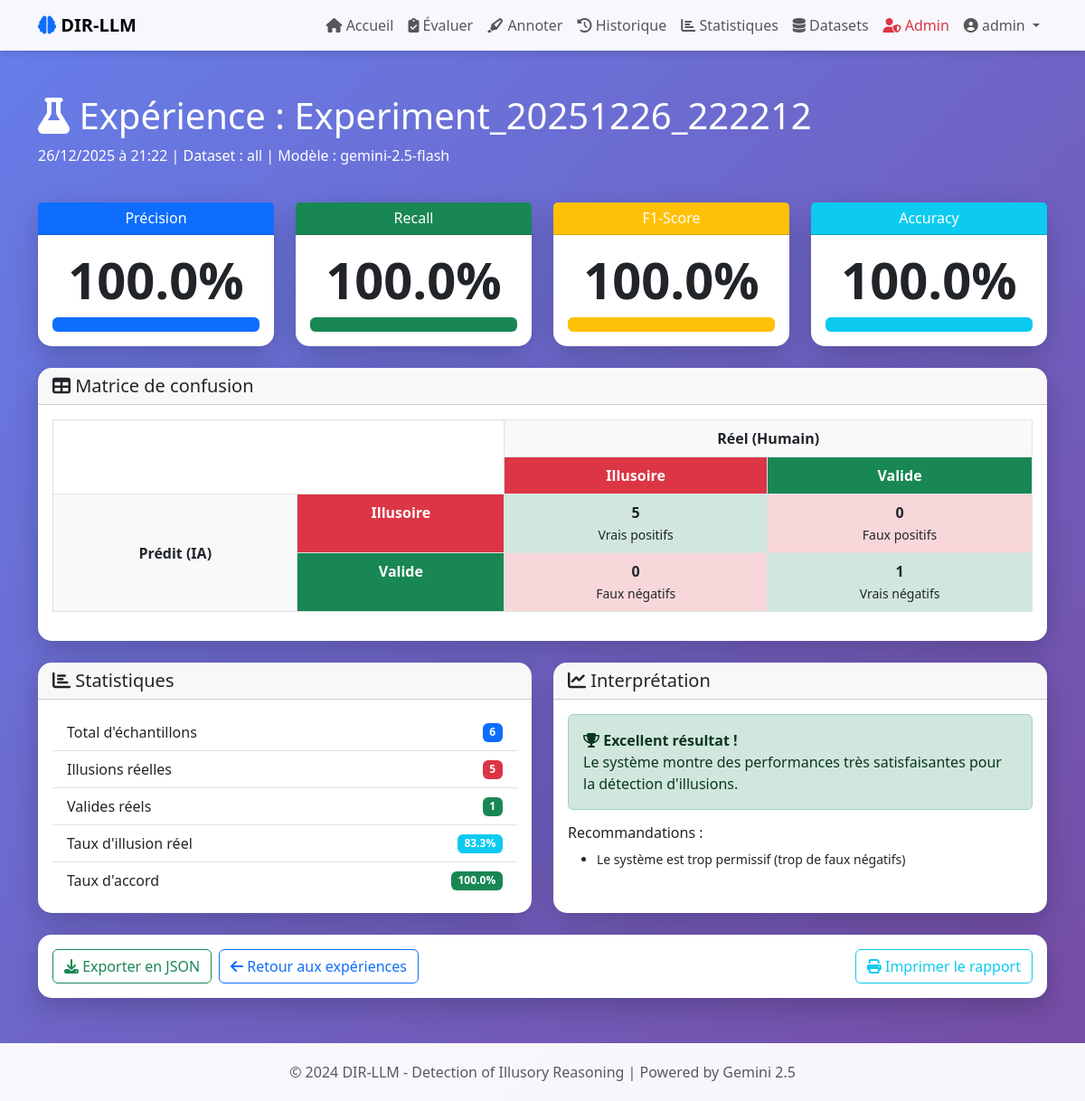
Page /scientific/experiment/1 (signed in) on the committed database.
### models/user.py (models this page shows, shortened)
class User(UserMixin, db.Model):
    id = db.Column(db.Integer, primary_key=True)
    username = db.Column(db.String(80), unique=True, nullable=False)
    email = db.Column(db.String(120), unique=True, nullable=False)
    password_hash = db.Column(db.String(200), nullable=False)
    created_at = db.Column(db.DateTime, default=datetime.utcnow)
    is_admin = db.Column(db.Boolean, default=False)
    evaluations = db.relationship('Evaluation', backref='user', lazy=True, cascade='all, delete-orphan')
    annotations = db.relationship('HumanAnnotation', backref='annotator', lazy=True)

### models/metrics.py (models this page shows, shortened)
class ScientificMetric(db.Model):
    id = db.Column(db.Integer, primary_key=True)
    experiment_name = db.Column(db.String(100), nullable=False)
    dataset_name = db.Column(db.String(100))
    judge_model = db.Column(db.String(50))
    created_at = db.Column(db.DateTime, default=datetime.utcnow)
    true_positives = db.Column(db.Integer, default=0)
    true_negatives = db.Column(db.Integer, default=0)
    false_positives = db.Column(db.Integer, default=0)
    false_negatives = db.Column(db.Integer, default=0)
    precision = db.Column(db.Float)
    recall = db.Column(db.Float)
    f1_score = db.Column(db.Float)
    accuracy = db.Column(db.Float)

### routes/scientific.py (the view)
@scientific_bp.route('/scientific/experiment/<int:metric_id>')
@admin_required
def view_experiment(metric_id):
    metric = ScientificMetric.query.get_or_404(metric_id)
    total = metric.true_positives + metric.true_negatives + metric.false_positives + metric.false_negatives
    stats = {
        'total_samples': total,
        'illusory_rate': (metric.true_positives + metric.false_negatives) / total if total > 0 else 0,
        'agreement_rate': (metric.true_positives + metric.true_negatives) / total if total > 0 else 0
    }
    return render_template('view_experiment.html', metric=metric, stats=stats)

### app.py (called while the page is built)
def create_app():
    app = Flask(__name__)
    app.config.from_object(Config)
    db.init_app(app)
    login_manager = LoginManager()
    login_manager.init_app(app)
    login_manager.login_view = 'auth.login'
    @login_manager.user_loader
    def load_user(user_id):
        return User.query.get(int(user_id))
    init_routes(app)
    with app.app_context():
        init_db_complete()
    return app

### templates/view_experiment.html (shortened to what this page needs)
{% extends "base.html" %}
{% block content %}
<div class="row mb-4">
    <div class="col-12">
        <h1 class="text-white">
            <i class="fas fa-flask"></i> Expérience : {{ metric.experiment_name }}
        </h1>
        <p class="text-white">
            {{ metric.created_at.strftime('%d/%m/%Y à %H:%M') }}
            | Dataset : {{ metric.dataset_name or 'Tous' }}
            | Modèle : {{ metric.judge_model }}
        </p>
    </div>
</div>
<div class="row">
    <div class="col-md-3">
        <div class="card text-center mb-4">
            <div class="card-header bg-primary text-white">
                <h6 class="mb-0">Précision</h6>
            </div>
            <div class="card-body">
                <div class="display-4 fw-bold">
                    {{ "%.1f"|format(metric.precision * 100) }}%
                </div>
                <div class="progress mt-2">
                    <div class="progress-bar bg-primary" style="width: {{ metric.precision * 100 }}%"></div>
                </div>
            </div>
        </div>
    </div>
    <div class="col-md-3">
        <div class="card text-center mb-4">
            <div class="card-header bg-success text-white">
                <h6 class="mb-0">Recall</h6>
            </div>
            <div class="card-body">
                <div class="display-4 fw-bold">
                    {{ "%.1f"|format(metric.recall * 100) }}%
                </div>
                <div class="progress mt-2">
                    <div class="progress-bar bg-success" style="width: {{ metric.recall * 100 }}%"></div>
                </div>
            </div>
        </div>
    </div>
    <div class="col-md-3">
        <div class="card text-center mb-4">
            <div class="card-header bg-warning text-white">
                <h6 class="mb-0">F1-Score</h6>
            </div>
            <div class="card-body">
                <div class="display-4 fw-bold">
                    {{ "%.1f"|format(metric.f1_score * 100) }}%
                </div>
                <div class="progress mt-2">
                    <div class="progress-bar bg-warning" style="width: {{ metric.f1_score * 100 }}%"></div>
                </div>
            </div>
        </div>
    </div>
    <div class="col-md-3">
        <div class="card text-center mb-4">
            <div class="card-header bg-info text-white">
                <h6 class="mb-0">Accuracy</h6>
            </div>
            <div class="card-body">
                <div class="display-4 fw-bold">
                    {{ "%.1f"|format(metric.accuracy * 100) }}%
                </div>
                <div class="progress mt-2">
                    <div class="progress-bar bg-info" style="width: {{ metric.accuracy * 100 }}%"></div>
                </div>
            </div>
        </div>
    </div>
</div>
<div class="row mb-4">
    <div class="col-12">
        <div class="card">
            <div class="card-header">
                <h5 class="mb-0"><i class="fas fa-table"></i> Matrice de confusion</h5>
            </div>
            <div class="card-body">
                <div class="table-responsive">
                    <table class="table table-bordered text-center">
                        <thead>
                            <tr>
                                <th colspan="2" rowspan="2"></th>
                                <th colspan="2" class="bg-light">Réel (Humain)</th>
                            </tr>
                            <tr>
                                <th class="bg-danger text-white">Illusoire</th>
                                <th class="bg-success text-white">Valide</th>
                            </tr>
                        </thead>
                        <tbody>
                            <tr>
                                <th rowspan="2" class="bg-light align-middle">Prédit (IA)</th>
                                <th class="bg-danger text-white">Illusoire</th>
                                <td class="bg-success-subtle">
                                    <strong>{{ metric.true_positives }}</strong>
                                    <br>
                                    <small>Vrais positifs</small>
                                </td>
                                <td class="bg-danger-subtle">
                                    <strong>{{ metric.false_positives }}</strong>
                                    <br>
                                    <small>Faux positifs</small>
                                </td>
                            </tr>
                            <tr>
                                <th class="bg-success text-white">Valide</th>
                                <td class="bg-danger-subtle">
                                    <strong>{{ metric.false_negatives }}</strong>
                                    <br>
                                    <small>Faux négatifs</small>
                                </td>
                                <td class="bg-success-subtle">
                                    <strong>{{ metric.true_negatives }}</strong>
                                    <br>
                                    <small>Vrais négatifs</small>
                                </td>
                            </tr>
                        </tbody>
                    </table>
                </div>
            </div>
        </div>
    </div>
</div>
<div class="row">
    <div class="col-md-6">
        <div class="card h-100">
            <div class="card-header">
                <h5 class="mb-0"><i class="fas fa-chart-bar"></i> Statistiques</h5>
            </div>
            <div class="card-body">
                {% set total = metric.true_positives + metric.true_negatives + metric.false_positives + metric.false_negatives %}
                <div class="list-group list-group-flush">
                    <div class="list-group-item d-flex justify-content-between align-items-center">
                        <span>Total d'échantillons</span>
                        <span class="badge bg-primary">{{ total }}</span>
                    </div>
                    <div class="list-group-item d-flex justify-content-between align-items-center">
                        <span>Illusions réelles</span>
                        <span class="badge bg-danger">{{ metric.true_positives + metric.false_negatives }}</span>
                    </div>
                    <div class="list-group-item d-flex justify-content-between align-items-center">
                        <span>Valides réels</span>
                        <span class="badge bg-success">{{ metric.false_positives + metric.true_negatives }}</span>
                    </div>
                    <div class="list-group-item d-flex justify-content-between align-items-center">
                        <span>Taux d'illusion réel</span>
                        <span class="badge bg-info">
                            {{ "%.1f"|format(((metric.true_positives + metric.false_negatives) / total) * 100) if total > 0 else 0 }}%
                        </span>
                    </div>
                    <div class="list-group-item d-flex justify-content-between align-items-center">
                        <span>Taux d'accord</span>
                        <span class="badge bg-success">
                            {{ "%.1f"|format(((metric.true_positives + metric.true_negatives) / total) * 100) if total > 0 else 0 }}%
                        </span>
                    </div>
                </div>
            </div>
        </div>
    </div>
    <div class="col-md-6">
        <div class="card h-100">
            <div class="card-header">
                <h5 class="mb-0"><i class="fas fa-chart-line"></i> Interprétation</h5>
            </div>
            <div class="card-body">
                {% if metric.f1_score >= 0.8 %}
                <div class="alert alert-success">
                    <i class="fas fa-trophy"></i>
                    <strong>Excellent résultat !</strong>
                    <br>
                    Le système montre des performances très satisfaisantes pour la détection d'illusions.
                </div>
                {% endif %}
                <h6>Recommandations :</h6>
                <ul class="small">
                    {% if metric.false_positives > metric.false_negatives %}
                    <li>Le système est trop strict (trop de faux positifs)</li>
                    {% else %}
                    <li>Le système est trop permissif (trop de faux négatifs)</li>
                    {% endif %}
                </ul>
            </div>
        </div>
    </div>
</div>
<div class="row mt-4">
    <div class="col-12">
        <div class="card">
            <div class="card-body">
                <div class="d-flex flex-wrap gap-2">
                    <a href="{{ url_for('scientific.export_experiment', metric_id=metric.id) }}"
                       class="btn btn-outline-success" target="_blank">
                        <i class="fas fa-download"></i> Exporter en JSON
                    </a>
                    <a href="{{ url_for('scientific.scientific_experiments') }}" class="btn btn-outline-primary">
                        <i class="fas fa-arrow-left"></i> Retour aux expériences
                    </a>
                    <a href="#" class="btn btn-outline-info ms-auto" onclick="window.print()">
                        <i class="fas fa-print"></i> Imprimer le rapport
                    </a>
                </div>
            </div>
        </div>
    </div>
</div>
{% endblock %}

### templates/base.html (shortened to what this page needs)
<!DOCTYPE html>
<html lang="fr">
<head>
    <link href="https://cdn.jsdelivr.net/npm/bootstrap@5.3.0/dist/css/bootstrap.min.css" rel="stylesheet">
    <link rel="stylesheet" href="https://cdnjs.cloudflare.com/ajax/libs/font-awesome/6.4.0/css/all.min.css">
</head>
<body>
    <nav class="navbar navbar-expand-lg navbar-light">
        <div class="container">
            <a class="navbar-brand fw-bold" href="{{ url_for('auth.index') }}">
                <i class="fas fa-brain text-primary"></i> DIR-LLM
            </a>
            <div class="collapse navbar-collapse" id="navbarNav">
                <ul class="navbar-nav ms-auto">
                    {% if current_user.is_authenticated %}
                        <li class="nav-item">
                            <a class="nav-link" href="{{ url_for('main.dashboard') }}">
                                <i class="fas fa-home"></i> Accueil
                            </a>
                        </li>
                        <li class="nav-item">
                            <a class="nav-link" href="{{ url_for('main.evaluate') }}">
                                <i class="fas fa-clipboard-check"></i> Évaluer
                            </a>
                        </li>
                        <li class="nav-item">
                            <a class="nav-link" href="{{ url_for('annotations.annotate_list') }}">
                                <i class="fas fa-highlighter"></i> Annoter
                            </a>
                        </li>
                        <li class="nav-item">
                            <a class="nav-link" href="{{ url_for('main.history') }}">
                                <i class="fas fa-history"></i> Historique
                            </a>
                        </li>
                        <li class="nav-item">
                            <a class="nav-link" href="{{ url_for('main.statistics') }}">
                                <i class="fas fa-chart-bar"></i> Statistiques
                            </a>
                        </li>
                        <li class="nav-item">
                            <a class="nav-link" href="{{ url_for('datasets.view_datasets') }}">
                                <i class="fas fa-database"></i> Datasets
                            </a>
                        </li>
                        {% if current_user.is_admin %}
                        <li class="nav-item">
                            <a class="nav-link text-danger" href="{{ url_for('admin.admin_panel') }}">
                                <i class="fas fa-user-shield"></i> Admin
                            </a>
                        </li>
                        {% endif %}
                        <li class="nav-item dropdown">
                            <a class="nav-link dropdown-toggle" href="#" id="navbarDropdown" role="button" data-bs-toggle="dropdown">
                                <i class="fas fa-user-circle"></i> {{ current_user.username }}
                            </a>
                        </li>
                    {% endif %}
                </ul>
            </div>
        </div>
    </nav>
    <main class="container my-5">
        {% block content %}{% endblock %}
    </main>
    <footer class="footer text-center">
        <div class="container">
            <p class="mb-0 text-muted">
                &copy; 2024 DIR-LLM - Detection of Illusory Reasoning | Powered by Gemini 2.5
            </p>
        </div>
    </footer>
</body>
</html>

### templates/base.html (style rules this page uses)
:root { --primary: #6366f1; --secondary: #8b5cf6; --success: #10b981; --danger: #ef4444; --warning: #f59e0b; --dark: #1f2937; }
body { font-family: 'Segoe UI', Tahoma, Geneva, Verdana, sans-serif; background: linear-gradient(135deg, #667eea 0%, #764ba2 100%); min-height: 100vh; }
.navbar { background: rgba(255, 255, 255, 0.95) !important; backdrop-filter: blur(10px); box-shadow: 0 4px 6px rgba(0, 0, 0, 0.1); }
.card { border: none; border-radius: 15px; box-shadow: 0 10px 30px rgba(0, 0, 0, 0.2); transition: transform 0.3s ease; }
.footer { background: rgba(255, 255, 255, 0.95); padding: 20px 0; margin-top: 50px; }

### rows in the picture
User: username "admin"
ScientificMetric: experiment_name "Experiment_20251226_222212", created_at "26/12/2025 à 21:22", dataset_name "all", judge_model "gemini-2.5-flash", metric.precision*100 "100.0", metric.recall*100 "100.0", metric.f1_score*100 "100.0", metric.accuracy*100 "100.0", true_positives "5", false_positives "0", false_negatives "0", true_negatives "1", metric.true_positives+metric.false_negatives "5", metric.false_positives+metric.true_negatives "1", true_positives+false_negatives "83.3", true_positives+true_negatives "100.0"

### other values in the picture
{{ total }} "6"
